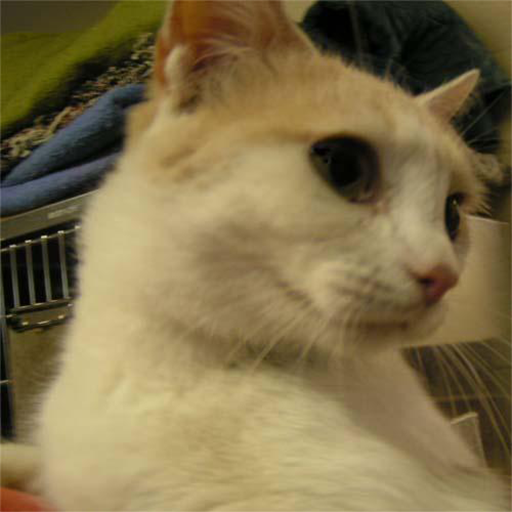
#> input picture chat3.png, 512 x 512 px, given as the content of the folder C:/Users/Axel/LBG/db16_small, which was not available
$ python LBG.py
#> lines starting #> are read from the running program, lines starting #| are printed output that depends on the picture
from typing import Any

from PIL import Image
import numpy
import cupy as np #On a remplacé les tableaux numpy par des tableaux cupy, pour compute LBG avec notre GPU, et pas le CPU
import cv2
import time
import os
import pickle


# image_to_gray_matrix convertit une image en une matrice de niveau de gris
def image_to_gray_matrix(image_path):
    # Charge l'image à partir de son chemin
#> called with image_path = 'C:/Users/Axel/LBG/db16_small/chat3.png'
    image = Image.open(image_path)
#> image is the input picture: PIL image 512x512 RGBA; mean R, G, B, A 128.7, 112.6, 73.5, 254.9
    # Vérifie si l'image n'est pas déja en niveau de gris ; sinon, elle la converti
    if image.mode != 'L':
        image = image.convert('L')
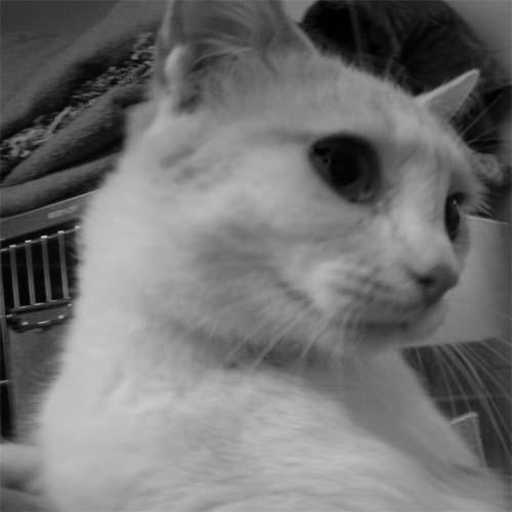
#> image: PIL image 512x512 L; min 0, max 211, mean 112.9
    # Converti l'image en niveau de gris vers une matrice de niveau de gris et retourne cette matrice
    image_matrix = np.array(image)
    return image_matrix

# Prend en entrée une matrice, la décompose en bloc de taille NxN, mappe chaque bloc en un vecteur, et retourne la liste des vecteurs associés
# [24 lines left out: functions matrice_en_blocs_colonnes, center_of_gravity, not called in this run]


# Prend en entrée un vecteur, et retourne une liste de deux vecteurs déplacés de eps. (eps est un petit vecteur de la meme dimension que vector)
def split_vector(vector, eps):
    return np.array([vector + eps, vector - eps])


# Renvoie la distance euclienne entre deux vecteurs v1 et v2
def distance_euclienne(v1, v2):
    return np.linalg.norm(v1 - v2)

# À partir d'un vecteur et d'une liste de classes, cette fonction renvoie l'indice (dans la liste classes) de la classe à laquelle appartient ce vecteur, selon le critère de la minimisation de la norme euclidiennne
# [57 lines left out: functions class_vector, distortion_moyenne, vecteurs_en_image, not called in this run]

# Fonction principale. Prend en entrée un chemin d'image, la taille de bloc voulue (typiquement 8x8 ou 16x16), le seuil de convergence voulu pour la décroissance de la distortion et le nombre de prototypes voulu pour le codebook.
def LBG(database, N, delta, n):  # N: taille de bloc voulue ; delta: distortion decrease max threshold ; n: nombre voulu de vecteurs prototypes (multiple de 2).
    start_alg=time.time()
    print("démarrage de l'algorithme de LBG")
    vectors = []
    for image in os.listdir(database):  # Parcourt toutes les images du dossier
        image_path = os.path.join(database, image)
        matrix = image_to_gray_matrix(image_path)  # Charge l'image
        vectors += matrice_en_blocs_colonnes(matrix, N)  # La converti en vecteurs de niveau de gris
    vectors_array = np.array(vectors)  # Converti la liste des vecteurs en un tableau pour faciliter les opérations
    vector_size = vectors_array.shape[1]
    nb_vectors = vectors_array.shape[0]
    print("Nombre de vecteurs dans notre pool", nb_vectors)
    eps = np.random.uniform(0.1, 0.1, N * N)  # Défini le petit vecteur de deplacement epsilon
    c0 = center_of_gravity(vectors_array)  # Initialise le centre de gravité de ma liste de vecteurs
    prototypes = np.array([c0])  # Initialise le dictionnaire
    print("Dictionnaire initialisé avec le centre de gravité du pool")
    count_step = 0
    while prototypes.shape[0] < n:  # Répéter jusqu'à obtenir assez de vecteurs prototypes
        count_step += 1
        print("Nombre de vecteurs prototypes au démarrage de l'étape "+str(count_step)+" :", prototypes.shape[0])
        classes = []  # On initialise la liste des classes
        for vector in prototypes:  # On va diviser chaque vecteur prototype en deux vecteurs
            classes.append(split_vector(vector, eps)[0])
            classes.append(split_vector(vector, eps)[1])
        prototypes = np.array(classes)
        print("Nombre de vecteurs prototypes après propagation :", prototypes.shape[0])
        nb_prototypes = prototypes.shape[0]
        mean_distortion_before = 1e9  # On initialise les distortions de sorte à pouvoir entrer dans la boucle while
        mean_distortion_after = mean_distortion_before - 1
        mean_distortion_dec = np.abs(mean_distortion_after - mean_distortion_before)
        count_cvg = 0
        start_cvg = time.time()
        while mean_distortion_dec >= delta:  # Jusqu'à ce que la décroissance de la distortion moyenne descende en dessous du seuil fixé
            if(count_cvg>=20): #On ne veut pas excéder 20 étapes de convergence, par soucis de durée computationelle
                print("On a atteint 20 étapes de convergence, on s'arrête ici pour l'étape", count_step)
                break
            count_cvg += 1
            print("Step de convergence", str(count_step)+"."+str(count_cvg))
            clusters = np.zeros((nb_prototypes, 0, vector_size))  # On initialise un tableau à 3 dimensions. Il y'a autant de couches qu'il y'a de classes possibles ; cela permet de classer les vecteurs de l'image dans la classe qui convient. Au sein d'une couche (un cluster), chaque ligne correspond à un vecteur.
            count_vect = 0
            start_classification = time.time()
            for vector in vectors_array:  # On va classer chaque vecteurs dans un cluster, selon la classe à laquelle il appartient
                count_vect += 1
                if count_vect % 1024 == 0:
                    print("Traitement du vecteur", count_vect)
                classe = class_vector(vector, prototypes)

                #On agrandit le tableau et on y insère le nouveau vecteur
                new_shape = (clusters.shape[0], clusters.shape[1] + 1, clusters.shape[2])
                new_clusters = np.zeros(new_shape, dtype=clusters.dtype)
                new_clusters[:, :-1, :] = clusters
                clusters = new_clusters
                clusters[classe, -1, :] = vector

                '''
                for i in range(nb_vectors):
                    if np.all(clusters[classe, i, :] == 0).item(): #On cherche la première position libre dans le cluster numéro i
                        clusters[classe, i, :] = vector #On a trouvé cette position, on peut y mettre notre vecteur #Pour une raison inconnue, cette ligne ne fonctionne pas. On ne peut donc pas utiliser cette méthode d'insertion
                        break  # Sortir de la boucle dès qu'une position libre est trouvée
                '''
            print("On a fini de classer les clusters pour l'étape ", count_step, ".", count_cvg)
            end_classification = time.time()
            print("Durée de la classification à l'étape", str(count_step)+"."+str(count_cvg), ":", end_classification - start_classification, "secondes")

            for k in range(clusters.shape[0]):  # On calcule le centre de gravité de chaque cluster, qui remplacent les anciens prototypes
                prototypes[k] = center_of_gravity(clusters[k])
            print("On a remplacé les anciens prototypes par les centres de leur cluster pour l'étape", str(count_step)+"."+str(count_cvg))

            mean_distortion_before = mean_distortion_after  # On retient l'ancienne distortion moyenne
            print("Ancienne distortion", mean_distortion_before)
            mean_distortion_after = distortion_moyenne(clusters,
                                                       prototypes)  # On calcule la nouvelle, pour accéder à la décroissance
            print("Nouvelle distortion", mean_distortion_after)
            mean_distortion_dec = np.abs(mean_distortion_after - mean_distortion_before)
            print("Valeur de la décroissance", mean_distortion_dec)
        end_cvg = time.time()
        print("Durée de l'étape"+str(count_step)+" :", end_cvg-start_cvg)
    end_alg=time.time()
    print("Durée totale de l'algorithme :", end_alg-start_alg)
    return prototypes

# [19 lines left out: function quantify_image, not called in this run]

def main():
    db16_small = "C:/Users/Axel/LBG/db16_small" #On charge la base de données
    prototypes1024 = LBG(db16_small, 16, 0.1, 1024) #On assigne à une variable le dictionnaire généré par l'algorithme de LBG
    with open('C:/Users/Axel/LBG/dictionary1024.txt', 'wb') as f: #On enregistre le dictionaire dans un un fichier txt pour le conserver
        pickle.dump(prototypes1024, f)
    with open('C:/Users/Axel/LBG/dictionary1024.txt', 'rb') as f: #On peut assigner à une variable le dictionnaire enregistré dans le fichier txt
        unpickled = pickle.load(f)
    quantify_image("C:/Users/Axel/LBG/chatTest.png", unpickled) #On peut quantifier une image avec le dictionnaire qu'on a crée
if __name__ == '__main__':
    main()
#> (the call stopped at in image_to_gray_matrix, `image_matrix = np.array(image)`: cupy is not available in this run)

$ run again, on chat4.png
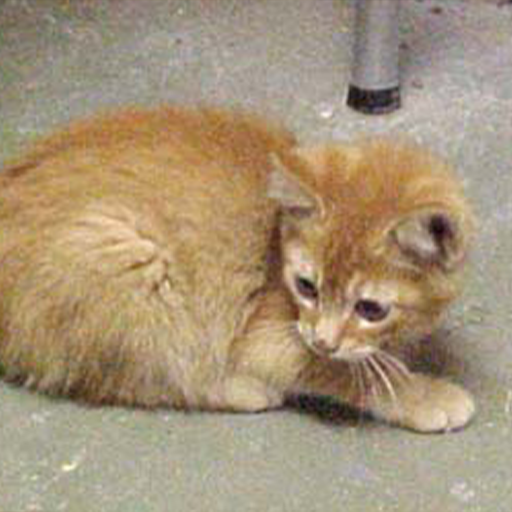
#> input picture chat4.png, 512 x 512 px, given as the content of the folder C:/Users/Axel/LBG/db16_small, which was not available
#> in image_to_gray_matrix, image is the input picture: PIL image 512x512 RGBA; mean R, G, B, A 166.1, 147.6, 120.5, 255
#> in image_to_gray_matrix, `image = image.convert('L')`:
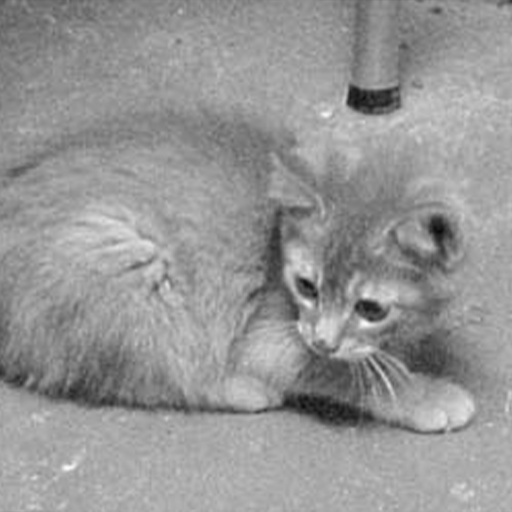
#> image: PIL image 512x512 L; min 7, max 251, mean 150.1

$ run again, on chat5.png
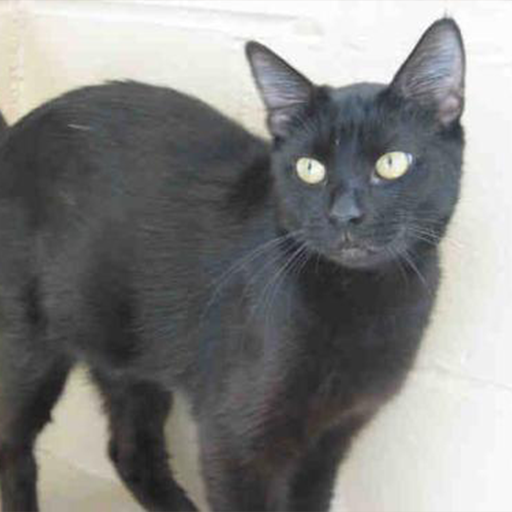
#> input picture chat5.png, 512 x 512 px, given as the content of the folder C:/Users/Axel/LBG/db16_small, which was not available
#> in image_to_gray_matrix, image is the input picture: PIL image 512x512 RGBA; mean R, G, B, A 130.4, 130.5, 129.1, 255
#> in image_to_gray_matrix, `image = image.convert('L')`:
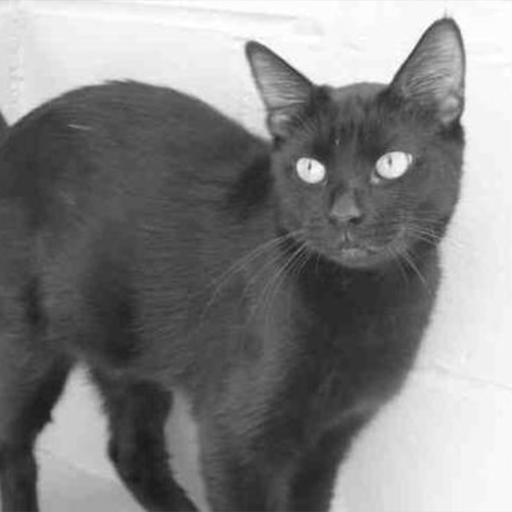
#> image: PIL image 512x512 L; min 24, max 255, mean 130.3
